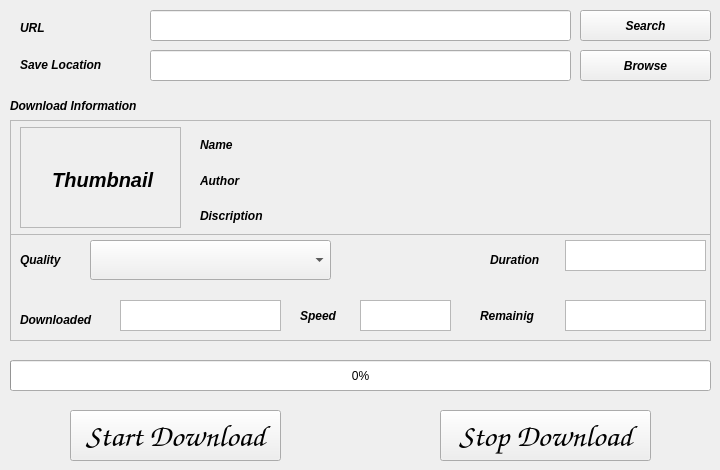
    <widget class="QWidget" name="tab_3">
     <attribute name="title">
      <string>YouTube Videos</string>
     </attribute>
     <widget class="QLineEdit" name="lineEdit_9">
      <property name="geometry">
       <rect>
        <x>150</x>
        <y>50</y>
        <width>421</width>
        <height>31</height>
       </rect>
      </property>
      <property name="font">
       <font>
        <italic>true</italic>
       </font>
      </property>
     </widget>
     <widget class="QLabel" name="label_18">
      <property name="geometry">
       <rect>
        <x>20</x>
        <y>55</y>
        <width>101</width>
        <height>20</height>
       </rect>
      </property>
      <property name="font">
       <font>
        <weight>75</weight>
        <italic>true</italic>
        <bold>true</bold>
       </font>
      </property>
      <property name="text">
       <string>Save Location</string>
      </property>
     </widget>
     <widget class="QLineEdit" name="lineEdit_10">
      <property name="geometry">
       <rect>
        <x>150</x>
        <y>10</y>
        <width>421</width>
        <height>31</height>
       </rect>
      </property>
      <property name="font">
       <font>
        <italic>true</italic>
       </font>
      </property>
     </widget>
     <widget class="QLabel" name="label_20">
      <property name="geometry">
       <rect>
        <x>20</x>
        <y>18</y>
        <width>62</width>
        <height>20</height>
       </rect>
      </property>
      <property name="font">
       <font>
        <weight>75</weight>
        <italic>true</italic>
        <bold>true</bold>
       </font>
      </property>
      <property name="text">
       <string>URL</string>
      </property>
     </widget>
     <widget class="QPushButton" name="pushButton_5">
      <property name="geometry">
       <rect>
        <x>580</x>
        <y>50</y>
        <width>131</width>
        <height>31</height>
       </rect>
      </property>
      <property name="font">
       <font>
        <weight>75</weight>
        <italic>true</italic>
        <bold>true</bold>
       </font>
      </property>
      <property name="text">
       <string>Browse</string>
      </property>
     </widget>
     <widget class="QPushButton" name="pushButton_8">
      <property name="geometry">
       <rect>
        <x>70</x>
        <y>410</y>
        <width>211</width>
        <height>51</height>
       </rect>
      </property>
      <property name="font">
       <font>
        <family>URW Chancery L</family>
        <pointsize>23</pointsize>
        <weight>75</weight>
        <italic>true</italic>
        <bold>true</bold>
       </font>
      </property>
      <property name="text">
       <string>Start Download</string>
      </property>
     </widget>
     <widget class="QProgressBar" name="progressBar_2">
      <property name="geometry">
       <rect>
        <x>10</x>
        <y>360</y>
        <width>701</width>
        <height>31</height>
       </rect>
      </property>
      <property name="value">
       <number>0</number>
      </property>
     </widget>
     <widget class="QPushButton" name="pushButton_11">
      <property name="geometry">
       <rect>
        <x>580</x>
        <y>10</y>
        <width>131</width>
        <height>31</height>
       </rect>
      </property>
      <property name="font">
       <font>
        <weight>75</weight>
        <italic>true</italic>
        <bold>true</bold>
       </font>
      </property>
      <property name="text">
       <string>Search</string>
      </property>
     </widget>
     <widget class="QFrame" name="frame_2">
      <property name="geometry">
       <rect>
        <x>10</x>
        <y>120</y>
        <width>701</width>
        <height>221</height>
       </rect>
      </property>
      <property name="frameShape">
       <enum>QFrame::StyledPanel</enum>
      </property>
      <property name="frameShadow">
       <enum>QFrame::Raised</enum>
      </property>
      <widget class="QFrame" name="frame_3">
       <property name="geometry">
        <rect>
         <x>0</x>
         <y>0</y>
         <width>701</width>
         <height>115</height>
        </rect>
       </property>
       <property name="font">
        <font>
         <weight>75</weight>
         <italic>true</italic>
         <bold>true</bold>
        </font>
       </property>
       <property name="frameShape">
        <enum>QFrame::StyledPanel</enum>
       </property>
       <property name="frameShadow">
        <enum>QFrame::Raised</enum>
       </property>
       <widget class="QFrame" name="frame_4">
        <property name="geometry">
         <rect>
          <x>10</x>
          <y>7</y>
          <width>161</width>
          <height>101</height>
         </rect>
        </property>
        <property name="frameShape">
         <enum>QFrame::StyledPanel</enum>
        </property>
        <property name="frameShadow">
         <enum>QFrame::Raised</enum>
        </property>
        <widget class="QLabel" name="label_11">
         <property name="geometry">
          <rect>
           <x>10</x>
           <y>7</y>
           <width>150</width>
           <height>92</height>
          </rect>
         </property>
         <property name="font">
          <font>
           <pointsize>15</pointsize>
           <weight>75</weight>
           <italic>true</italic>
           <bold>true</bold>
          </font>
         </property>
         <property name="frameShape">
          <enum>QFrame::NoFrame</enum>
         </property>
         <property name="frameShadow">
          <enum>QFrame::Plain</enum>
         </property>
         <property name="lineWidth">
          <number>5</number>
         </property>
         <property name="midLineWidth">
          <number>5</number>
         </property>
         <property name="text">
          <string>    Thumbnail</string>
         </property>
        </widget>
       </widget>
       <widget class="QLabel" name="label_23">
        <property name="geometry">
         <rect>
          <x>190</x>
          <y>9</y>
          <width>61</width>
          <height>31</height>
         </rect>
        </property>
        <property name="font">
         <font>
          <weight>75</weight>
          <italic>true</italic>
          <bold>true</bold>
         </font>
        </property>
        <property name="text">
         <string>Name</string>
        </property>
       </widget>
       <widget class="QLabel" name="label_25">
        <property name="geometry">
         <rect>
          <x>190</x>
          <y>45</y>
          <width>61</width>
          <height>31</height>
         </rect>
        </property>
        <property name="font">
         <font>
          <weight>75</weight>
          <italic>true</italic>
          <bold>true</bold>
         </font>
        </property>
        <property name="text">
         <string>Author</string>
        </property>
       </widget>
       <widget class="QLabel" name="label_27">
        <property name="geometry">
         <rect>
          <x>280</x>
          <y>9</y>
          <width>411</width>
          <height>31</height>
         </rect>
        </property>
        <property name="font">
         <font>
          <weight>50</weight>
          <italic>true</italic>
          <bold>false</bold>
         </font>
        </property>
        <property name="text">
         <string/>
        </property>
       </widget>
       <widget class="QLabel" name="label_28">
        <property name="geometry">
         <rect>
          <x>280</x>
          <y>45</y>
          <width>411</width>
          <height>31</height>
         </rect>
        </property>
        <property name="font">
         <font>
          <weight>50</weight>
          <italic>true</italic>
          <bold>false</bold>
         </font>
        </property>
        <property name="text">
         <string/>
        </property>
       </widget>
       <widget class="QLabel" name="label_39">
        <property name="geometry">
         <rect>
          <x>190</x>
          <y>80</y>
          <width>81</width>
          <height>31</height>
         </rect>
        </property>
        <property name="font">
         <font>
          <weight>75</weight>
          <italic>true</italic>
          <bold>true</bold>
         </font>
        </property>
        <property name="text">
         <string>Discription</string>
        </property>
       </widget>
       <widget class="QLabel" name="label_40">
        <property name="geometry">
         <rect>
          <x>280</x>
          <y>80</y>
          <width>411</width>
          <height>31</height>
         </rect>
        </property>
        <property name="font">
         <font>
          <weight>50</weight>
          <italic>true</italic>
          <bold>false</bold>
         </font>
        </property>
        <property name="text">
         <string/>
        </property>
       </widget>
      </widget>
      <widget class="QLabel" name="label_17">
       <property name="geometry">
        <rect>
         <x>10</x>
         <y>120</y>
         <width>51</width>
         <height>40</height>
        </rect>
       </property>
       <property name="font">
        <font>
         <weight>75</weight>
         <italic>true</italic>
         <bold>true</bold>
        </font>
       </property>
       <property name="text">
        <string>Quality</string>
       </property>
      </widget>
      <widget class="QComboBox" name="comboBox_2">
       <property name="geometry">
        <rect>
         <x>80</x>
         <y>120</y>
         <width>241</width>
         <height>40</height>
        </rect>
       </property>
      </widget>
      <widget class="QLabel" name="label_19">
       <property name="geometry">
        <rect>
         <x>290</x>
         <y>180</y>
         <width>51</width>
         <height>31</height>
        </rect>
       </property>
       <property name="font">
        <font>
         <weight>75</weight>
         <italic>true</italic>
         <bold>true</bold>
        </font>
       </property>
       <property name="text">
        <string>Speed</string>
       </property>
      </widget>
      <widget class="QTextBrowser" name="textBrowser_3">
       <property name="geometry">
        <rect>
         <x>350</x>
         <y>180</y>
         <width>91</width>
         <height>31</height>
        </rect>
       </property>
      </widget>
      <widget class="QLabel" name="label_41">
       <property name="geometry">
        <rect>
         <x>470</x>
         <y>180</y>
         <width>81</width>
         <height>31</height>
        </rect>
       </property>
       <property name="font">
        <font>
         <weight>75</weight>
         <italic>true</italic>
         <bold>true</bold>
        </font>
       </property>
       <property name="text">
        <string>Remainig</string>
       </property>
      </widget>
      <widget class="QTextBrowser" name="textBrowser_9">
       <property name="geometry">
        <rect>
         <x>555</x>
         <y>180</y>
         <width>141</width>
         <height>31</height>
        </rect>
       </property>
      </widget>
      <widget class="QTextBrowser" name="textBrowser">
       <property name="geometry">
        <rect>
         <x>555</x>
         <y>120</y>
         <width>141</width>
         <height>31</height>
        </rect>
       </property>
      </widget>
      <widget class="QLabel" name="label_21">
       <property name="geometry">
        <rect>
         <x>480</x>
         <y>120</y>
         <width>71</width>
         <height>40</height>
        </rect>
       </property>
       <property name="font">
        <font>
         <weight>75</weight>
         <italic>true</italic>
         <bold>true</bold>
        </font>
       </property>
       <property name="text">
        <string>Duration</string>
       </property>
      </widget>
      <widget class="QLabel" name="label_31">
       <property name="geometry">
        <rect>
         <x>10</x>
         <y>180</y>
         <width>91</width>
         <height>40</height>
        </rect>
       </property>
       <property name="font">
        <font>
         <weight>75</weight>
         <italic>true</italic>
         <bold>true</bold>
        </font>
       </property>
       <property name="text">
        <string>Downloaded</string>
       </property>
      </widget>
      <widget class="QTextBrowser" name="textBrowser_2">
       <property name="geometry">
        <rect>
         <x>110</x>
         <y>180</y>
         <width>161</width>
         <height>31</height>
        </rect>
       </property>
      </widget>
     </widget>
     <widget class="QLabel" name="label_10">
      <property name="geometry">
       <rect>
        <x>10</x>
        <y>90</y>
        <width>161</width>
        <height>31</height>
       </rect>
      </property>
      <property name="font">
       <font>
        <weight>75</weight>
        <italic>true</italic>
        <bold>true</bold>
       </font>
      </property>
      <property name="text">
       <string>Download Information</string>
      </property>
     </widget>
     <widget class="QPushButton" name="pushButton_10">
      <property name="geometry">
       <rect>
        <x>440</x>
        <y>410</y>
        <width>211</width>
        <height>51</height>
       </rect>
      </property>
      <property name="font">
       <font>
        <family>URW Chancery L</family>
        <pointsize>23</pointsize>
        <weight>75</weight>
        <italic>true</italic>
        <bold>true</bold>
       </font>
      </property>
      <property name="text">
       <string>Stop Download</string>
      </property>
     </widget>
    </widget>
